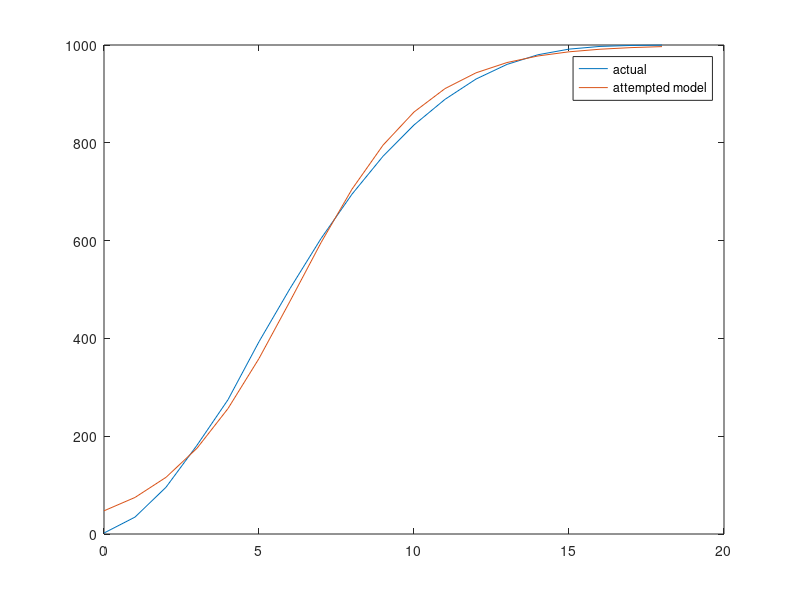

Recreate this plot in MATLAB.
format shortG;
%data for given simulation
data = [0 2 0; 1 34.5584 32.5584; 2 95.593 61.0346; 3 181.4934 85.9004; 
        4 274.6621 103.1687; 5 393.2821 108.62; 6 501.9399 108.6578; 
        7 604.1662 102.2263; 8 694.8979 90.7317; 9 772.4584 77.5605;
        10 836.4424 63.984; 11 888.8613 52.4189; 12 930.3622 41.5009; 
        13 960.3303 29.9681; 14 980.1061 19.7758; 15 991.5733 11.4672; 
        16 997.1057 5.5324; 17 999.0635 1.9578; 18 999.7112 0.6477];

%matrices used to store values for A/B/C for proposed models
modelA = [];
modelB = [];
modelC = [];

%for each generation (other than 0), compute value of A/B/C
for i=2:19,
   modelA = [modelA; data(i,2)./data(i,3)];
   modelB = [modelB; ((data(i,2)).^2)./data(i,3)];
   modelC = [modelC; log(data(i,3))./data(i,2)];
end

%removes max/min values from list of A vals 
%if data has too high of variance
numRemovalsA = 0;
for i=1:numRemovalsA,
    modelA = modelA(modelA~=max(modelA(:)));
    modelA = modelA(modelA~=min(modelA(:)));
end

%removes max/min values from list of B vals 
%if data has too high of variance
numRemovalsB = 0;
for i=1:numRemovalsB,
    modelB = modelB(modelB~=max(modelB(:)));
    modelB = modelB(modelB~=min(modelB(:)));
end

%removes max/min values from list of C vals 
%if data has too high of variance
numRemovalsC = 1;
for i=1:numRemovalsC,
    modelC = modelC(modelC~=max(modelC(:)));
    modelC = modelC(modelC~=min(modelC(:)));
end

%computes A/B/C-bar from generated list of vals
modelABar = sum(modelA)./length(modelA);
modelBBar = sum(modelB)./length(modelB);
modelCBar = sum(modelC)./length(modelC);
    
%variance calculations for A/B/C lists
varA = 0;
varB = 0;
varC = 0;
for i=1:length(modelA),
    varA = varA + (modelA(i)-modelABar).^2;
end
for i=1:length(modelB),
    varB = varB + (modelB(i)-modelBBar).^2;
end
for i=1:length(modelC),
    varC = varC + (modelC(i)-modelCBar).^2;
end
varA = varA./length(modelA);
varB = varB./length(modelB);
varC = varC./length(modelC);

disp(modelCBar);
disp(varC);

modelAScore = 0; %score for model A (linear)
modelBScore = 0; %score for model B (quadratic)
modelCScore = 0; %score for model C (exponential)
modelDScore = 0; %score for model D (sigmoid)
eq1 = []; % y = (eq1Bar)*(dy/dt)
eq2 = []; % y^2 = (eq2Bar)*(dy/dt)
eq3 = []; % (dy/dt) = e^(eq3Bar*y)
eq4 = []; % sigmoid function (modified to match graph)
for i=0:18,
    val1 = 2.*exp(i./modelABar);
    val2 = (2.*modelBBar)./(modelBBar - 2.*i);
    val3 = -log(exp(-2.*modelCBar) - (modelCBar.*i))./modelCBar;
    val4 = 1000*(1/(1+exp(-(.484*i-3)))); 
    
    modelAScore = modelAScore + (data(i+1,2)-val1).^2;
    modelBScore = modelBScore + (data(i+1,2)-val2).^2;
    modelCScore = modelCScore + (data(i+1,2)-val3).^2;
    modelDScore = modelDScore + (data(i+1,2)-val4).^2;
    
    eq1 = [eq1; i val1];
    eq2 = [eq2; i val2];
    eq3 = [eq3; i val3];
    eq4 = [eq4; i val4];
end

%score modulation based on l^2 norm
modelAScore = sqrt(modelAScore)./19;
modelBScore = sqrt(modelBScore)./19;
modelCScore = sqrt(modelCScore)./19;
modelDScore = sqrt(modelDScore)./19;

display(modelAScore);
display(modelBScore);
display(modelCScore);
display(modelDScore);

%eq5 - (y/(dy/dt)) = Ae^(Bt) (from data)
eq5 = [];
for i = 2:19,
    val = data(i,2)./data(i,3);
    eq5 = [eq5; i val];
end

%eq6 - attempted model of Ae^(Bt)
eq6 = [];
for i = 1:18,
    val = .0008*exp(.8*i);
    eq6 = [eq6; i val];
end

%eq7 - attempted model for data in (0,7)
eq7 = [];
for i = 0:7,
    val = sqrt(3125*(exp(.8*i)-1)+4);
    eq7 = [eq7; i val];
end

%x/y tables for each data set - used for graphing
pdatax = data(1:19,1);
pdatay = data(1:19,2);
pdatax_1 = data(1:8,1);
pdatay_1 = data(1:8,2);
p1x = eq1(1:19,1);
p1y = eq1(1:19,2);
p2x = eq2(1:19,1);
p2y = eq2(1:19,2);
p3x = eq3(1:19,1);
p3y = eq3(1:19,2);
p4x = eq4(1:19,1);
p4y = eq4(1:19,2);
p5x = eq5(1:18,1);
p5y = eq5(1:18,2);
p6x = eq6(1:18,1);
p6y = eq6(1:18,2);
p7x = eq7(1:8,1);
p7y = eq7(1:8,2);

%plot data
plot(pdatax,pdatay,p4x,p4y); % (x_values,y_values,x_2_values,y_2_values)
legend('actual','attempted model'); % used when plotting >1 graph at once to label each
